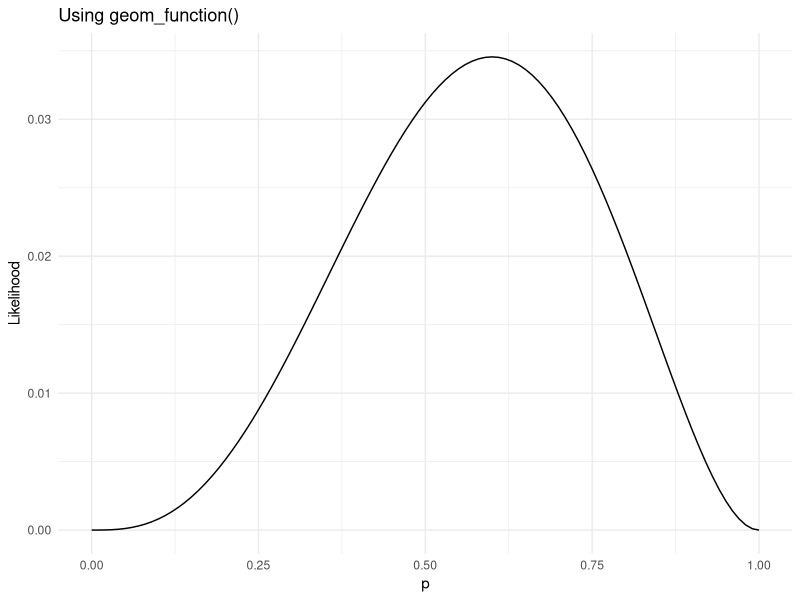
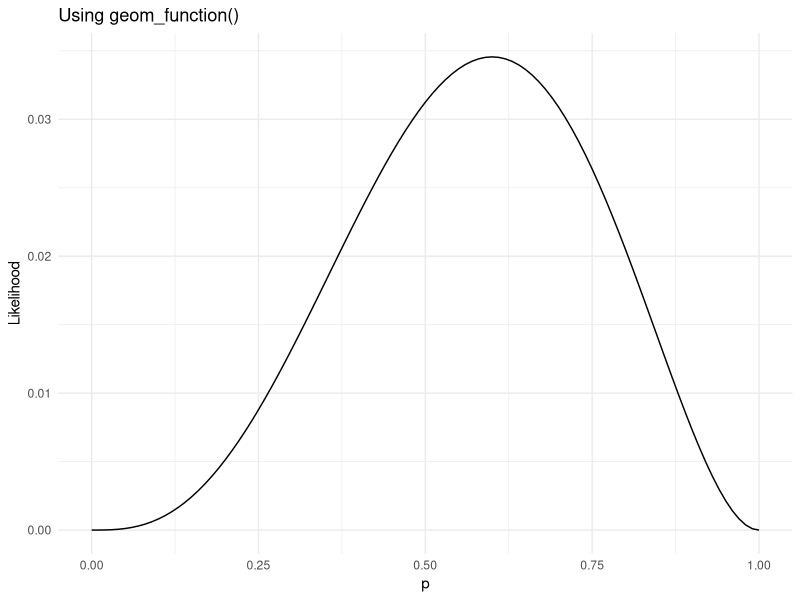

Here is the R script that generated these plots, in order:
## ---- chunk 1

# Load all necessary R Packages first

packages <- c("tidyverse", "latex2exp", "gridExtra", "rvest", "kableExtra", "ggplot2")
lapply(packages, require, character.only = T)
## ---- chunk 2
bern_L_fun <- function(p, samp) {
  s1 <- sum(samp)
  s0 <- sum(samp == 0)
  p^s1 * (1 - p)^s0
}
## ---- chunk 3
bern_logL_fun <- function(p, samp){
  s1 <- sum(samp)
  s0 <- sum(samp == 0)
  s1*log(p) + s0*log((1-p))
}
H <- c(0,1,0,1,1)
p <- 0.3
ggplot() +
  theme_minimal() +
  geom_function(fun = bern_L_fun, args = list(samp = H), xlim = c(0, 1)) +
  labs(x = "p", y = "Likelihood", title = "Using geom_function()")
## ---- chunk 4
ggplot() +
  theme_minimal() +
  geom_function(fun = bern_L_fun, args = list(samp = H), xlim = c(0, 1)) +
  labs(x = "p", y = "Likelihood", title = "Using geom_function()")
